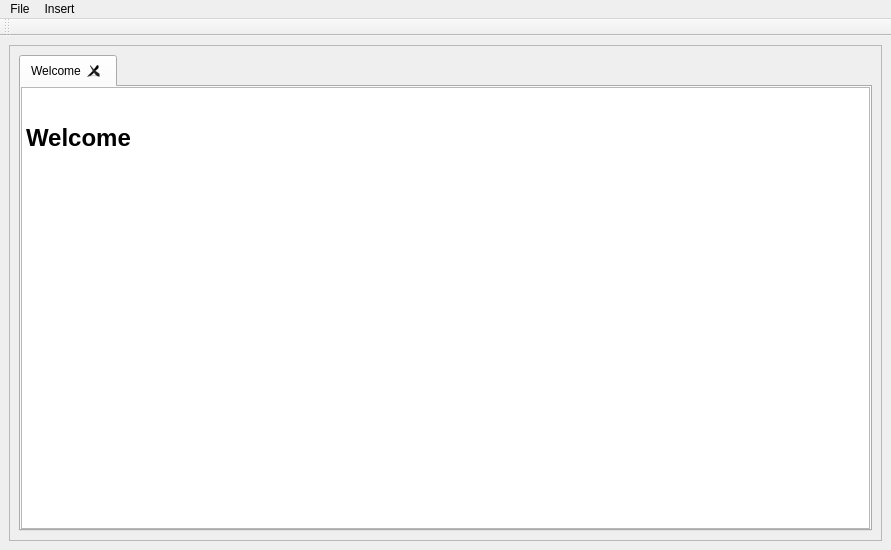
<?xml version="1.0" encoding="UTF-8"?>
<ui version="4.0">
 <class>MainWindow</class>
 <widget class="QMainWindow" name="MainWindow">
  <property name="geometry">
   <rect>
    <x>0</x>
    <y>0</y>
    <width>891</width>
    <height>550</height>
   </rect>
  </property>
  <property name="windowTitle">
   <string>MainWindow</string>
  </property>
  <widget class="QWidget" name="centralwidget">
   <layout class="QVBoxLayout" name="verticalLayout">
    <item>
     <widget class="QScrollArea" name="scrollArea">
      <property name="widgetResizable">
       <bool>true</bool>
      </property>
      <widget class="QWidget" name="scrollAreaWidgetContents_2">
       <property name="geometry">
        <rect>
         <x>0</x>
         <y>0</y>
         <width>871</width>
         <height>493</height>
        </rect>
       </property>
       <layout class="QVBoxLayout" name="verticalLayout_2">
        <item>
         <widget class="QTabWidget" name="boards">
          <property name="tabPosition">
           <enum>QTabWidget::North</enum>
          </property>
          <property name="currentIndex">
           <number>0</number>
          </property>
          <property name="tabsClosable">
           <bool>true</bool>
          </property>
          <widget class="QWidget" name="welocmetext">
           <attribute name="title">
            <string>Welcome</string>
           </attribute>
           <layout class="QGridLayout" name="gridLayout">
            <property name="leftMargin">
             <number>0</number>
            </property>
            <property name="topMargin">
             <number>0</number>
            </property>
            <property name="rightMargin">
             <number>0</number>
            </property>
            <property name="bottomMargin">
             <number>0</number>
            </property>
            <property name="spacing">
             <number>0</number>
            </property>
            <item row="0" column="0">
             <widget class="QTextBrowser" name="welcometext">
              <property name="html">
               <string>&lt;!DOCTYPE HTML PUBLIC &quot;-//W3C//DTD HTML 4.0//EN&quot; &quot;http://www.w3.org/TR/REC-html40/strict.dtd&quot;&gt;
&lt;html&gt;&lt;head&gt;&lt;meta name=&quot;qrichtext&quot; content=&quot;1&quot; /&gt;&lt;style type=&quot;text/css&quot;&gt;
p, li { white-space: pre-wrap; }
&lt;/style&gt;&lt;/head&gt;&lt;body style=&quot; font-family:'Sans Serif'; font-size:9pt; font-weight:400; font-style:normal;&quot;&gt;
&lt;p style=&quot; margin-top:0px; margin-bottom:0px; margin-left:0px; margin-right:0px; -qt-block-indent:0; text-indent:0px;&quot;&gt;	&lt;/p&gt;
&lt;h1 style=&quot; margin-top:18px; margin-bottom:12px; margin-left:0px; margin-right:0px; -qt-block-indent:0; text-indent:0px;&quot;&gt;&lt;span style=&quot; font-size:xx-large; font-weight:600;&quot;&gt;Welcome&lt;/span&gt;&lt;/h1&gt;&lt;/body&gt;&lt;/html&gt;</string>
              </property>
             </widget>
            </item>
           </layout>
          </widget>
         </widget>
        </item>
       </layout>
      </widget>
     </widget>
    </item>
   </layout>
  </widget>
  <widget class="QMenuBar" name="menubar">
   <property name="geometry">
    <rect>
     <x>0</x>
     <y>0</y>
     <width>891</width>
     <height>20</height>
    </rect>
   </property>
   <widget class="QMenu" name="menuFile">
    <property name="title">
     <string>File</string>
    </property>
    <addaction name="actionNew"/>
    <addaction name="actionOpen"/>
   </widget>
   <widget class="QMenu" name="menuInsert">
    <property name="title">
     <string>Insert</string>
    </property>
    <addaction name="actionButton"/>
    <addaction name="actionSlider"/>
   </widget>
   <addaction name="menuFile"/>
   <addaction name="menuInsert"/>
  </widget>
  <widget class="QToolBar" name="toolBar">
   <property name="windowTitle">
    <string>toolBar</string>
   </property>
   <attribute name="toolBarArea">
    <enum>TopToolBarArea</enum>
   </attribute>
   <attribute name="toolBarBreak">
    <bool>false</bool>
   </attribute>
  </widget>
  <action name="actionNew">
   <property name="text">
    <string>New...</string>
   </property>
  </action>
  <action name="actionOpen">
   <property name="text">
    <string>Open..</string>
   </property>
  </action>
  <action name="actionButton">
   <property name="text">
    <string>Button</string>
   </property>
  </action>
  <action name="actionSlider">
   <property name="text">
    <string>Slider</string>
   </property>
  </action>
 </widget>
 <resources/>
 <connections/>
</ui>
